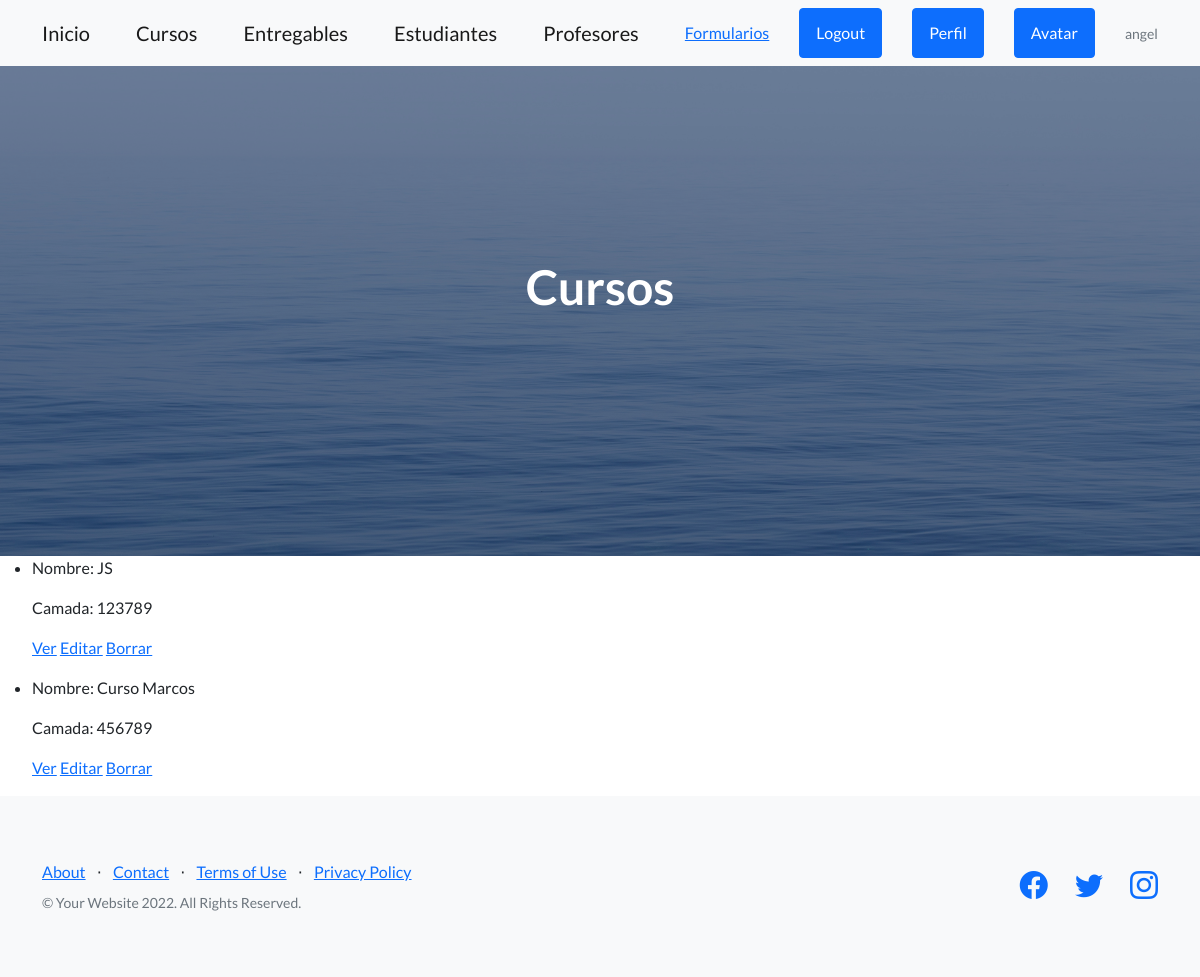
/AppWeb/listCurso (signed in), run on an earlier commit of the app's database.
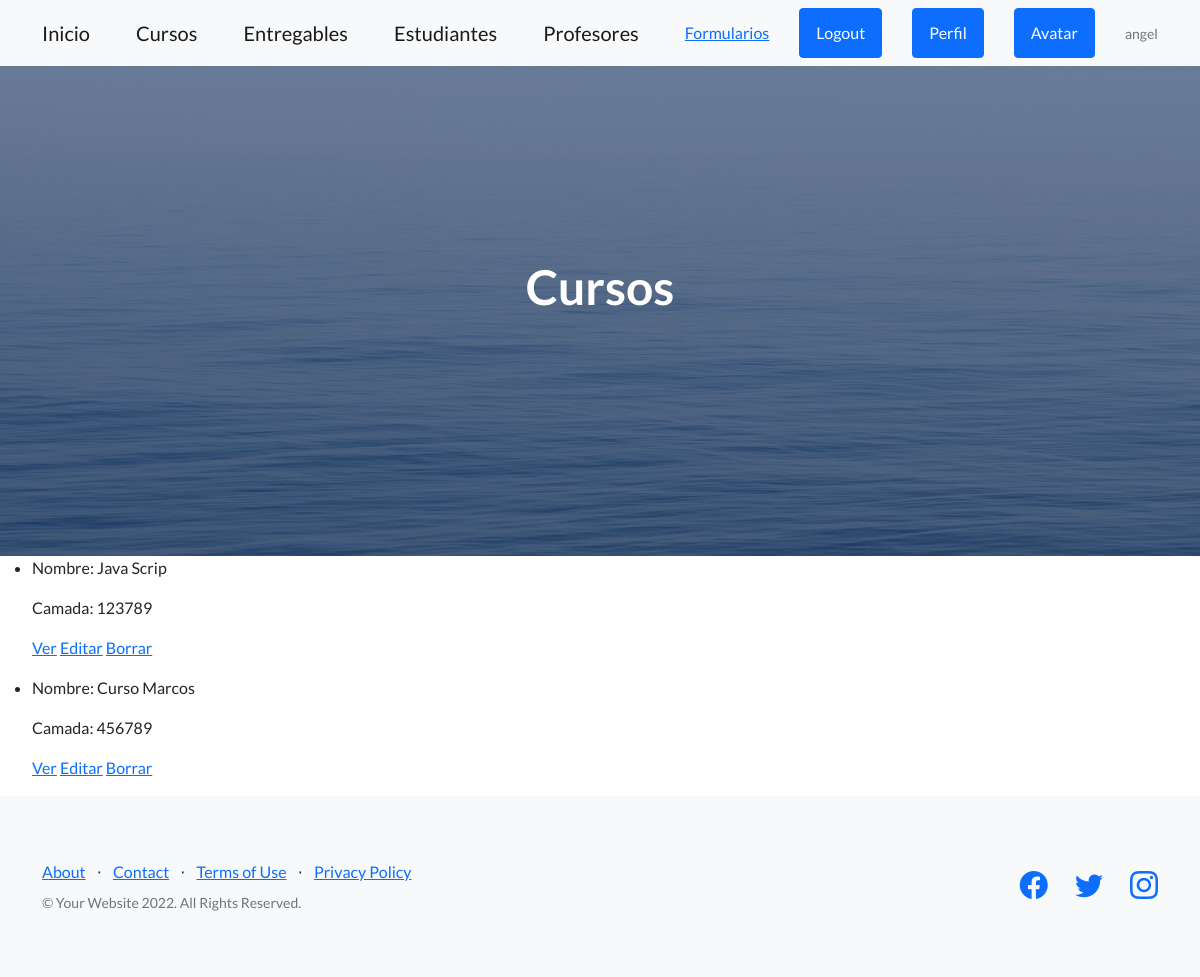
And on a later commit of the database.
### AppWeb/models.py (models this page shows, shortened)
class Curso(models.Model):
    nombre = models.CharField(max_length=40)
    camada = models.IntegerField()

### AppWeb/views.py (the view)
# urls.py: path("listCurso", ListCurso.as_view(), name="listCurso"),
class ListCurso(LoginRequiredMixin, ListView):
    model = Curso
    template_name = "AppWeb/listCursos.html"

### AppWeb/templates/AppWeb/listCursos.html (shortened to what this page needs)
{% extends "AppWeb/padre.html" %}
{% load static %}
{% block contenidoQueCambia %}
<header class="masthead">
    <div class="container position-relative">
        <div class="row justify-content-center">
            <div class="col-xl-6">
                <div class="text-center text-white">
                    <h1 class="mb-5">Cursos</h1>
                </div>
            </div>
        </div>
    </div>
</header>
<ul>
    {% for curso in object_list %}
    <li>
        <p>Nombre: {{curso.nombre}}</p>
        <p>Camada: {{curso.camada}}</p>
        <p>
            <a href="{% url 'detailCurso' curso.id %}">Ver</a>
            <a href="{% url 'cursoEditar' curso.id %}">Editar</a>
            <a href="{% url 'cursoDelete' curso.id %}">Borrar</a>
        </p>
    </li>
    {% endfor %}
</ul>
{% endblock %}

What changed in the data, as far as the page shows it:
changed Curso: nombre "JS" → "Java Scrip"
